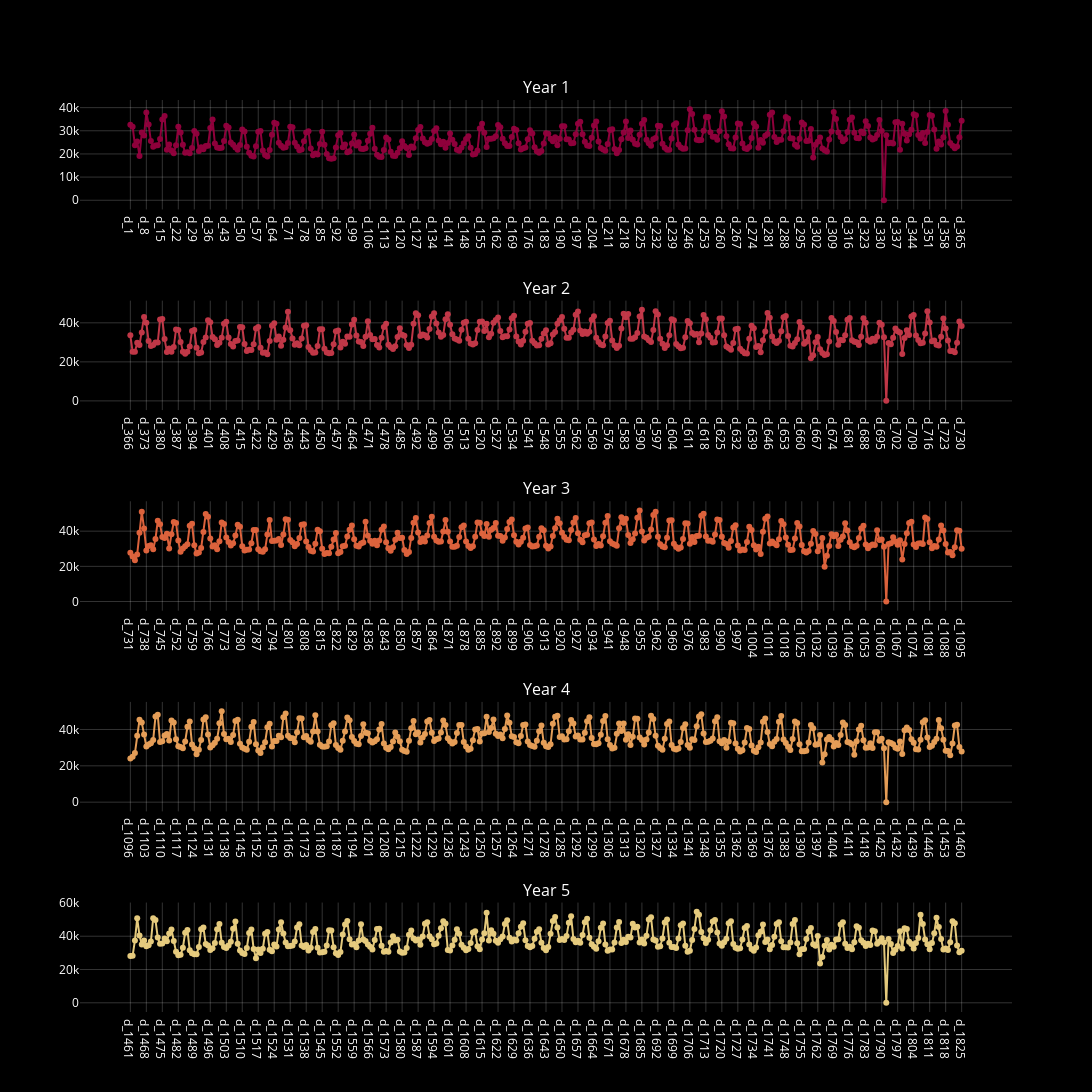

This figure's notebook cell:
### Markdown cell above
<div style="direction:rtl;font-family:Tahoma,Arial,sans-serif;max-width:900px;margin:20px auto;background:#fff;padding:25px;border-radius:12px;box-shadow:0 4px 15px rgba(0,0,0,0.1);line-height:1.6;color:#333;"><h1 style="text-align:center;color:#d32f2f;border-bottom:2px solid #eee;padding-bottom:10px;font-size:24px;">تحلیل رویدادهای خاص و تقویم فروش</h1><div style="margin-bottom:25px;"><h2 style="color:#d32f2f;font-size:20px;">🚀 نقاط اوج (مناسبتهای کلیدی)</h2><div style="background:#f1f8e9;padding:15px;margin:10px 0;border-right:5px solid #4caf50;border-radius:4px;">فروش در مناسبتهایی مانند <strong>روز کارگر (Labor Day)</strong>، <strong>عید فطر</strong> و <strong>سوپربول (Super Bowl)</strong> به حداکثر خود میرسد. این روزها فرصت طلایی برای کمپینهای تبلیغاتی هستند.</div></div><div style="margin-bottom:25px;"><h2 style="color:#d32f2f;font-size:20px;">🛑 توقف کامل فروش (سقوط ۱۰۰٪)</h2><div style="background:#fff1f0;padding:15px;margin:10px 0;border-right:5px solid #f5222d;border-radius:4px;">رویدادهایی مثل <strong>کریسمس</strong> و <strong>روز شکرگزاری</strong> باعث کاهش شدید فروش تا مرز تعطیلی کامل (۱۰۰٪-) میشوند که نشاندهنده تعطیلی مراکز خرید یا تغییر جهت کامل رفتار مصرفکننده است.</div></div><div style="margin-top:20px;"><h2 style="color:#d32f2f;font-size:20px;">🔍 دورههای رکود و تقاضای پایین</h2><div style="background:#f5f5f5;padding:15px;margin:10px 0;border-right:5px solid #9e9e9e;border-radius:4px;">روزهای کمفروش مشخصی در تقویم دیده میشوند که با <strong>دورههای غیرتبلیغاتی</strong> یا <strong>سرکوب تعمدی تقاضا</strong> همخوانی دارند و نیاز به بازنگری در برنامهریزی موجودی دارند.</div></div><div style="background:#2c3e50;color:#fff;padding:12px;border-radius:8px;text-align:center;margin-top:20px;font-size:14px;">نکته: تطبیق زنجیره تأمین با این نوسانات شدید (از ۰ تا ۱۰۰) برای جلوگیری از ضرر ضروری است.</div></div>

### Code cell
from plotly.subplots import make_subplots


years_to_plot = 5
days_per_year = 365

fig = make_subplots(
    rows=years_to_plot,
    cols=1,
    shared_yaxes=True,
    subplot_titles=[f"Year {i+1}" for i in range(years_to_plot)]
)


colors = px.colors.diverging.Spectral

for i in range(years_to_plot):
    start = i * days_per_year
    end = start + days_per_year

# Assuming day is of type str and contains numerical values
    means = day.iloc[:, start:end].apply(pd.to_numeric, errors='coerce').sum()

    fig.add_trace(
        go.Scatter(
            x=means.index,
            y=means.values,
            mode="lines+markers",
            line=dict(
                color=colors[i % len(colors)],
                width=2
            ),
            marker=dict(size=6),
            opacity=0.9,
            name=f"Year {i+1}"
        ),
        row=i+1,
        col=1
    )


fig.update_layout(
    height=4 * 300 * years_to_plot // 5,
    width=1400,
    showlegend=False,
    plot_bgcolor="black",
    paper_bgcolor="black",
    font=dict(color="white"),
)

fig.update_xaxes(
    showgrid=True,
    gridcolor="rgba(255,255,255,0.2)",
    zeroline=False
)

fig.update_yaxes(
    showgrid=True,
    gridcolor="rgba(255,255,255,0.2)",
    zeroline=False
)

fig.show()

### Figure 1 — Plotly figure (JSON) as saved in the notebook; plotly's stock layout.template omitted (floating-point values rounded to 4 significant figures; data arrays with more than 128 entries replaced by an {"elided": "..."} marker saying what was removed)
{"data": [{"line": {"color": "rgb(158,1,66)", "width": 2}, "marker": {"size": 6}, "mode": "lines+markers", "name": "Year 1", "opacity": 0.9, "type": "scatter", "x": {"elided": "365 str values"}, "xaxis": "x", "y": {"elided": "365 int values"}, "yaxis": "y"}, {"line": {"color": "rgb(213,62,79)", "width": 2}, "marker": {"size": 6}, "mode": "lines+markers", "name": "Year 2", "opacity": 0.9, "type": "scatter", "x": {"elided": "365 str values"}, "xaxis": "x2", "y": {"elided": "365 int values"}, "yaxis": "y2"}, {"line": {"color": "rgb(244,109,67)", "width": 2}, "marker": {"size": 6}, "mode": "lines+markers", "name": "Year 3", "opacity": 0.9, "type": "scatter", "x": {"elided": "365 str values"}, "xaxis": "x3", "y": {"elided": "365 int values"}, "yaxis": "y3"}, {"line": {"color": "rgb(253,174,97)", "width": 2}, "marker": {"size": 6}, "mode": "lines+markers", "name": "Year 4", "opacity": 0.9, "type": "scatter", "x": {"elided": "365 str values"}, "xaxis": "x4", "y": {"elided": "365 int values"}, "yaxis": "y4"}, {"line": {"color": "rgb(254,224,139)", "width": 2}, "marker": {"size": 6}, "mode": "lines+markers", "name": "Year 5", "opacity": 0.9, "type": "scatter", "x": {"elided": "365 str values"}, "xaxis": "x5", "y": {"elided": "365 int values"}, "yaxis": "y5"}], "layout": {"annotations": [{"font": {"size": 16}, "showarrow": false, "text": "Year 1", "x": 0.5, "xanchor": "center", "xref": "paper", "y": 1, "yanchor": "bottom", "yref": "paper"}, {"font": {"size": 16}, "showarrow": false, "text": "Year 2", "x": 0.5, "xanchor": "center", "xref": "paper", "y": 0.78, "yanchor": "bottom", "yref": "paper"}, {"font": {"size": 16}, "showarrow": false, "text": "Year 3", "x": 0.5, "xanchor": "center", "xref": "paper", "y": 0.56, "yanchor": "bottom", "yref": "paper"}, {"font": {"size": 16}, "showarrow": false, "text": "Year 4", "x": 0.5, "xanchor": "center", "xref": "paper", "y": 0.34, "yanchor": "bottom", "yref": "paper"}, {"font": {"size": 16}, "showarrow": false, "text": "Year 5", "x": 0.5, "xanchor": "center", "xref": "paper", "y": 0.12, "yanchor": "bottom", "yref": "paper"}], "font": {"color": "white"}, "height": 1200, "paper_bgcolor": "black", "plot_bgcolor": "black", "showlegend": false, "width": 1400, "xaxis": {"anchor": "y", "domain": [0, 1], "gridcolor": "rgba(255,255,255,0.2)", "showgrid": true, "zeroline": false}, "xaxis2": {"anchor": "y2", "domain": [0, 1], "gridcolor": "rgba(255,255,255,0.2)", "showgrid": true, "zeroline": false}, "xaxis3": {"anchor": "y3", "domain": [0, 1], "gridcolor": "rgba(255,255,255,0.2)", "showgrid": true, "zeroline": false}, "xaxis4": {"anchor": "y4", "domain": [0, 1], "gridcolor": "rgba(255,255,255,0.2)", "showgrid": true, "zeroline": false}, "xaxis5": {"anchor": "y5", "domain": [0, 1], "gridcolor": "rgba(255,255,255,0.2)", "showgrid": true, "zeroline": false}, "yaxis": {"anchor": "x", "domain": [0.88, 1], "gridcolor": "rgba(255,255,255,0.2)", "showgrid": true, "zeroline": false}, "yaxis2": {"anchor": "x2", "domain": [0.66, 0.78], "gridcolor": "rgba(255,255,255,0.2)", "showgrid": true, "zeroline": false}, "yaxis3": {"anchor": "x3", "domain": [0.44, 0.56], "gridcolor": "rgba(255,255,255,0.2)", "showgrid": true, "zeroline": false}, "yaxis4": {"anchor": "x4", "domain": [0.22, 0.34], "gridcolor": "rgba(255,255,255,0.2)", "showgrid": true, "zeroline": false}, "yaxis5": {"anchor": "x5", "domain": [0, 0.12], "gridcolor": "rgba(255,255,255,0.2)", "showgrid": true, "zeroline": false}}}
